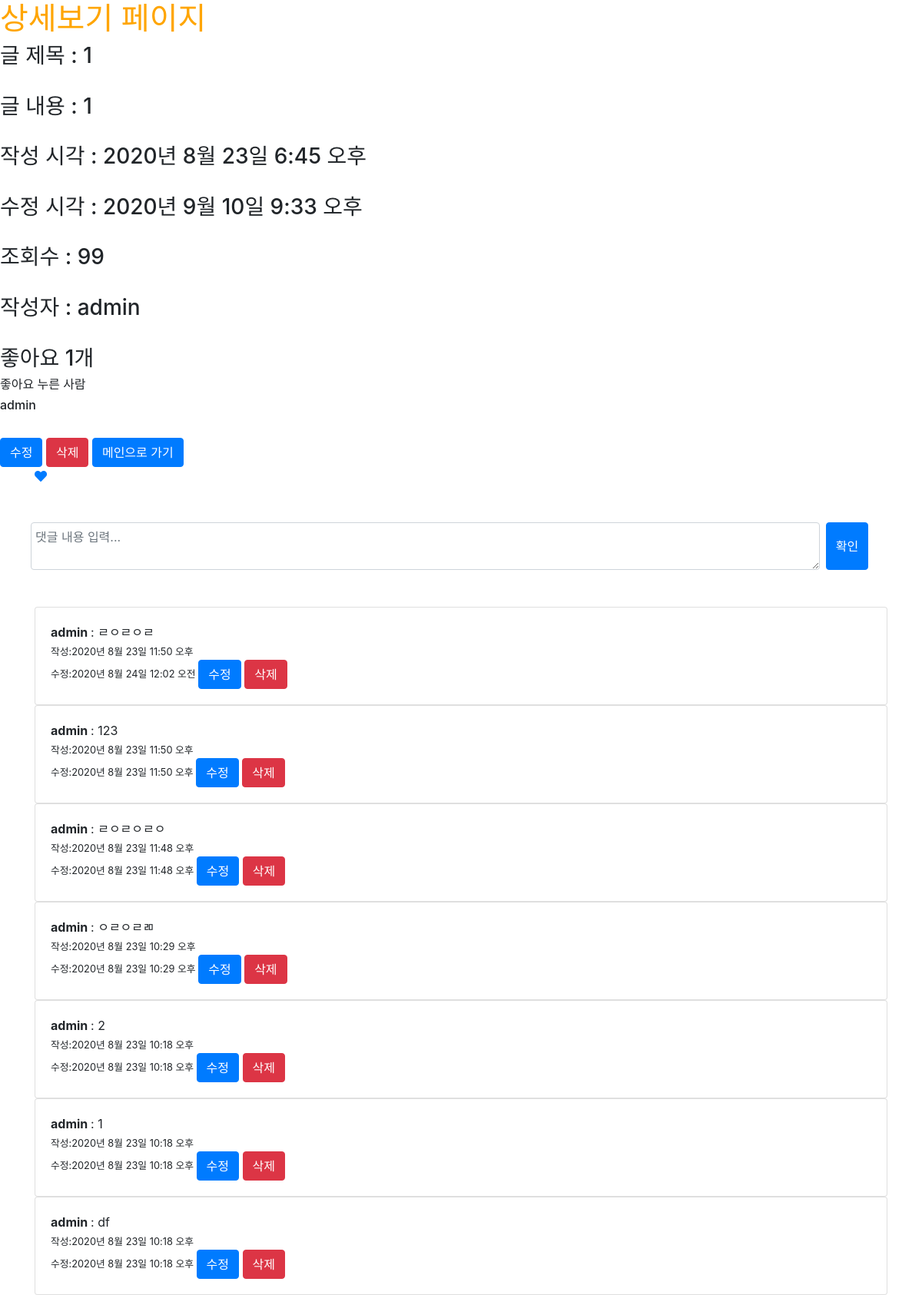
The app's page /posts/show/8 (signed in) with its own data.
### posts/models.py (models this page shows)
class Post(models.Model):
    title = models.CharField(max_length=50, null=False)
    content = models.TextField()
    view_count = models.IntegerField(default=0)
    created_at = models.DateTimeField(auto_now_add=True)
    updated_at = models.DateTimeField(auto_now = True)
    image = models.ImageField(upload_to='images/', null=True)
    user = models.ForeignKey(User, on_delete = models.CASCADE, null=True)
    like_user_set = models.ManyToManyField(User, blank=True, related_name='like_user_set', through='Like')
    @property
    def like_count(self):
        return self.like_user_set.count()

class Comment(models.Model):
    content = models.TextField()
    created_at = models.DateTimeField(auto_now_add=True)
    updated_at = models.DateTimeField(auto_now = True)
    writer = models.ForeignKey(User, on_delete=models.CASCADE, null=True)
    post = models.ForeignKey(Post, on_delete = models.CASCADE, related_name='comments')

### posts/views.py (the view)
# urls.py: path('show/<int:id>', show, name="show"),
def show(request, id):
    post = Post.objects.get(pk=id)
    post.view_count += 1
    post.save()
    all_comments = post.comments.all().order_by('-created_at')
    return render(request, 'posts/show.html', {'post': post, 'comments':all_comments})

### posts/templates/posts/show.html (shortened to what this page needs)
{% extends 'base.html' %}
{% block content %}
    <h1>상세보기 페이지</h1>
    <h3>글 제목 : {{ post.title }} </h3><br>
    <h3>글 내용 : {{ post.content }} </h3><br>
    <h3>작성 시각 : {{ post.created_at }} </h3><br>
    <h3>수정 시각 : {{ post.updated_at }} </h3><br>
    <h3>조회수 : {{ post.view_count }} </h3><br>
    {% if post.user %}
        <h3> 작성자 : {{ post.user }}</h3><br>
    {% else %}
        <h3> 작성자 : 알수없음 </h3><br>
    {% endif %}
    <h3>좋아요 {{post.like_count}}개</h3>
    <h6>좋아요 누른 사람</h6>
    {% for like_user in post.like_user_set.all %}
        <h6>{{ like_user.username }} </h6>
    {% endfor %}
    <br>
    {% if user == post.user %}
        <a href="{% url 'posts:update' post.pk %}" class="btn btn-primary"> 수정 </a>
        <a href="{% url 'posts:delete' post.pk %}" class="btn btn-danger"> 삭제 </a>
    {% endif %}
    <a href="{% url 'posts:main' %}"  class="btn btn-primary"> 메인으로 가기 </a>
    <div class="container">
        <a href="{% url 'posts:post_like' post.id %}?redirect_to=show">
            {% if user in post.like_user_set.all %}
                <i class="fas fa-heart"></i>
            {% else %}
                <i class="far fa-heart"></i>
            {% endif %}
        </a>
    </div>
    <div class="container mt-5">
        <form class="form-row" action="{% url 'posts:create_comment' post.id %}" method="POST">
            <textarea class="form-control col-11 mr-2" name="content" placeholder="댓글 내용 입력..."></textarea>
            <input type="submit" class="btn btn-primary" value="확인">
        </form>
    </div>
    <div class="container mt-5">
        {% for comment in comments %}
        <div class="card">
            <div class="card-body">
                <b> {{comment.writer}} </b> : {{comment.content}}<br>
                <small>
                    작성:{{comment.created_at}}<br>
                    수정:{{comment.updated_at}}
                </small>
                {% if user == comment.writer %}
                    <a href="{% url 'posts:update_comment' post.pk comment.pk %}" class="btn btn-primary"> 수정 </a>
                    <a href="{% url 'posts:delete_comment' post.pk comment.pk %}" class="btn btn-danger"> 삭제 </a>
                {% endif %}
            </div>
        </div>
        {% endfor %}
    </div>
{% endblock %}

### secondproject/static/css/project.css (style rules this page uses)
h1 { color:orange; }

### records on screen
Post: title "1", content "1", created_at "2020년 8월 23일 6:45 오후", updated_at "2020년 9월 10일 9:33 오후", view_count "99", user "admin", like_count "1"
Comment: writer "admin", content "ㄹㅇㄹㅇㄹ", created_at "2020년 8월 23일 11:50 오후", updated_at "2020년 8월 24일 12:02 오전", shows "수정"
Comment: writer "admin", content "123", created_at "2020년 8월 23일 11:50 오후", updated_at "2020년 8월 23일 11:50 오후", shows "수정"
Comment: writer "admin", content "ㄹㅇㄹㅇㄹㅇ", created_at "2020년 8월 23일 11:48 오후", updated_at "2020년 8월 23일 11:48 오후", shows "수정"
Comment: writer "admin", content "ㅇㄹㅇㄹㄻ", created_at "2020년 8월 23일 10:29 오후", updated_at "2020년 8월 23일 10:29 오후", shows "수정"
Comment: writer "admin", content "2", created_at "2020년 8월 23일 10:18 오후", updated_at "2020년 8월 23일 10:18 오후", shows "수정"
Comment: writer "admin", content "1", created_at "2020년 8월 23일 10:18 오후", updated_at "2020년 8월 23일 10:18 오후", shows "수정"
Comment: writer "admin", content "df", created_at "2020년 8월 23일 10:18 오후", updated_at "2020년 8월 23일 10:18 오후", shows "수정"

### other values on screen
{{ like_user.username }} "admin"
